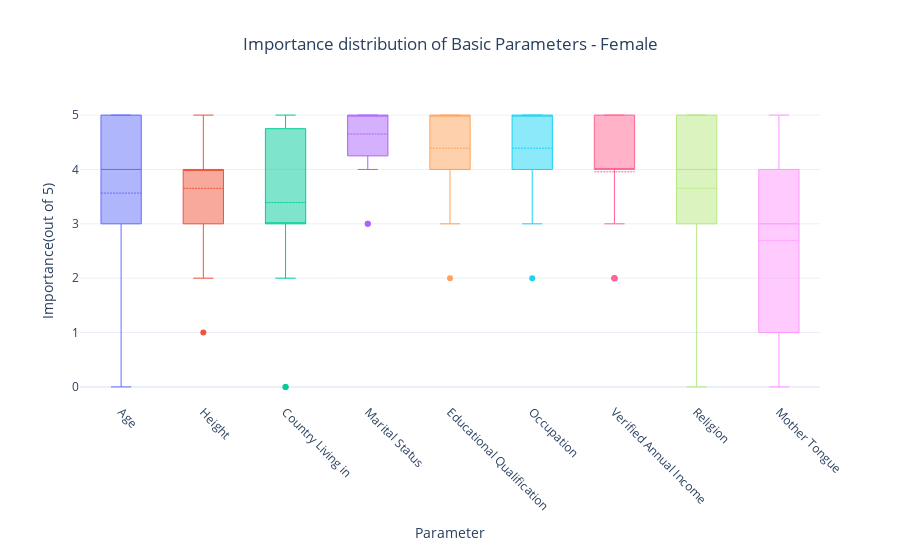

Source (notebook cell):
### Code cell
female_basic_box = go.Figure()
for parameter in female_basic.columns:
    female_basic_box.add_trace(
        go.Box(name=parameter,
               y=female_basic[parameter],
               boxmean=True,
               line_width=1,
              )
    )

female_basic_box.update_layout(
    height=550,
    title = 'Importance distribution of Basic Parameters - Female',
    title_x=0.5,
    xaxis_title="Parameter",
    yaxis_title="Importance(out of 5)",
    hovermode='x',
    showlegend = False,
    template="plotly_white",
    xaxis_tickangle=45,
)

### Figure 1 — Plotly figure (JSON) as saved in the notebook; plotly's stock layout.template omitted (floating-point values rounded to 4 significant figures)
{"data": [{"boxmean": true, "line": {"width": 1}, "name": "Age", "type": "box", "y": [5, 5, 5, 2, 2, 3, 3, 4, 0, 5, 1, 5, 5, 5, 4, 1, 3, 3, 4, 5, 5, 3, 4]}, {"boxmean": true, "line": {"width": 1}, "name": "Height", "type": "box", "y": [4, 4, 3, 4, 4, 4, 3, 3, 5, 4, 1, 3, 5, 4, 4, 2, 5, 4, 4, 4, 3, 3, 4]}, {"boxmean": true, "line": {"width": 1}, "name": "Country Living in", "type": "box", "y": [3, 3, 5, 3, 3, 3, 3, 4, 0, 5, 4, 2, 2, 4, 5, 0, 3, 4, 5, 4, 5, 3, 5]}, {"boxmean": true, "line": {"width": 1}, "name": "Marital Status", "type": "box", "y": [5, 5, 5, 3, 3, 5, 5, 5, 5, 5, 4, 5, 5, 5, 5, 4, 5, 4, 4, 5, 5, 5, 5]}, {"boxmean": true, "line": {"width": 1}, "name": "Educational Qualification", "type": "box", "y": [5, 5, 2, 4, 4, 5, 4, 5, 3, 5, 5, 4, 5, 5, 5, 3, 4, 5, 5, 5, 5, 4, 4]}, {"boxmean": true, "line": {"width": 1}, "name": "Occupation", "type": "box", "y": [5, 5, 2, 4, 4, 5, 4, 5, 3, 5, 5, 4, 5, 5, 5, 3, 4, 5, 4, 5, 5, 4, 5]}, {"boxmean": true, "line": {"width": 1}, "name": "Verified Annual Income", "type": "box", "y": [4, 4, 2, 2, 2, 5, 4, 3, 5, 5, 4, 4, 5, 4, 5, 2, 4, 4, 4, 5, 5, 4, 5]}, {"boxmean": true, "line": {"width": 1}, "name": "Religion", "type": "box", "y": [4, 4, 5, 0, 0, 5, 4, 4, 5, 5, 5, 3, 2, 5, 5, 2, 2, 5, 4, 5, 3, 4, 3]}, {"boxmean": true, "line": {"width": 1}, "name": "Mother Tongue", "type": "box", "y": [0, 0, 0, 0, 0, 2, 4, 5, 5, 5, 4, 2, 1, 4, 3, 1, 5, 3, 3, 4, 3, 4, 4]}], "layout": {"height": 550, "hovermode": "x", "showlegend": false, "title": {"text": "Importance distribution of Basic Parameters - Female", "x": 0.5}, "xaxis": {"tickangle": 45, "title": {"text": "Parameter"}}, "yaxis": {"title": {"text": "Importance(out of 5)"}}}}
